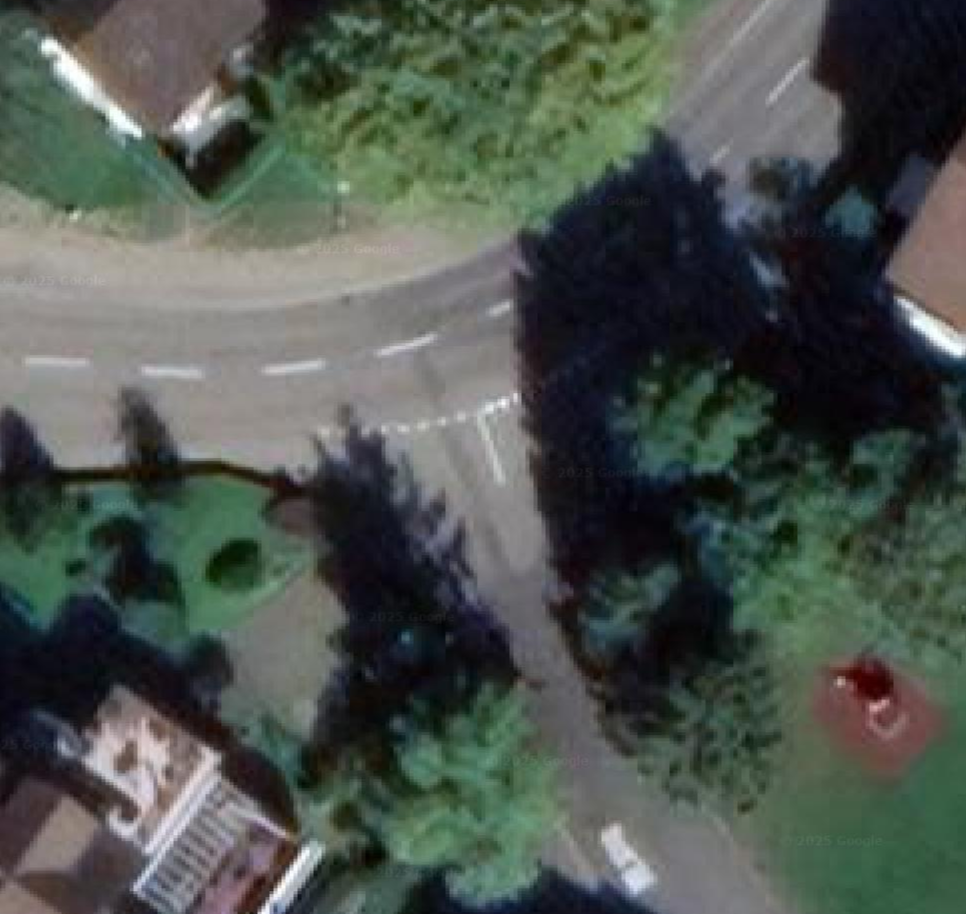
#> input picture experiments/map_samples/image copy 2.png, 966 x 914 px, given in place of drone.png, which was not available
$ python preprocess_images.py
#> lines starting #> are read from the running program, lines starting #| are printed output that depends on the picture; pictures that were not available may be replaced by others from this repository, and a replacement may not be noted
import cv2
import numpy as np
from pathlib import Path
import sys

def load_image(image_path):
    """Load an image and return it as a numpy array"""
    img = cv2.imread(str(image_path))
#> img is the input picture: shape (914, 966, 3); mean B, G, R 77.9, 84.1, 76.5
    if img is None:
        raise ValueError(f"Failed to load image: {image_path}")
    return img

def apply_gaussian_blur(image, kernel_size=(5, 5)):
    """Apply Gaussian blur to an image"""
    return cv2.GaussianBlur(image, kernel_size, 0)

def apply_median_blur(image, kernel_size=15):
    """Apply median blur to an image"""
    return cv2.medianBlur(image, kernel_size)

def apply_bilateral_blur(image, d=15, sigma_color=75, sigma_space=75):
    """Apply bilateral blur to an image (preserves edges better)"""
    return cv2.bilateralFilter(image, d, sigma_color, sigma_space)

def create_comparison_image(images, titles):
    """Create a side-by-side comparison of images"""
    # Get the height of the first image
    height = images[0].shape[0]
    # Calculate total width
    total_width = sum(img.shape[1] for img in images)

    # Create a blank image
    comparison = np.zeros((height, total_width, 3), dtype=np.uint8)

    # Place each image side by side
    x_offset = 0
    for img in images:
        comparison[0:height, x_offset:x_offset + img.shape[1]] = img
        x_offset += img.shape[1]

    return comparison

def save_image(image, output_path):
    """Save an image to the specified path"""
    cv2.imwrite(str(output_path), image)

def main():
    try:
        print("Starting image processing...")

        # Define paths
        base_path = Path(__file__).parent
        drone_path = base_path / "drone.png"
        google_path = base_path / "google.png"
        gt_path = Path("/Users/teres/Documents/GitHub/hslu_CVAI_ComputerVision/data/SemanticDrone_groundtruth/semantic/label_images/002.png")

        # Create output directory
        output_dir = base_path / "processed"
        output_dir.mkdir(exist_ok=True)

        # Load images
        print("Loading images...")
        drone_img = load_image(drone_path)
        google_img = load_image(google_path)
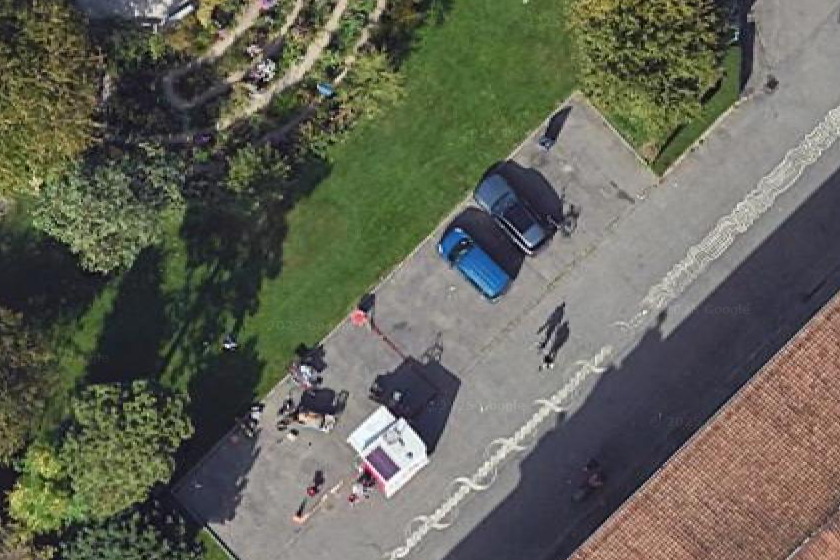
#> input picture experiments/preprocessing_samples/google.png, 840 x 560 px
#> in load_image, img is the input picture: shape (560, 840, 3); mean B, G, R 87.6, 100.2, 99.2
        gt_img = load_image(gt_path)
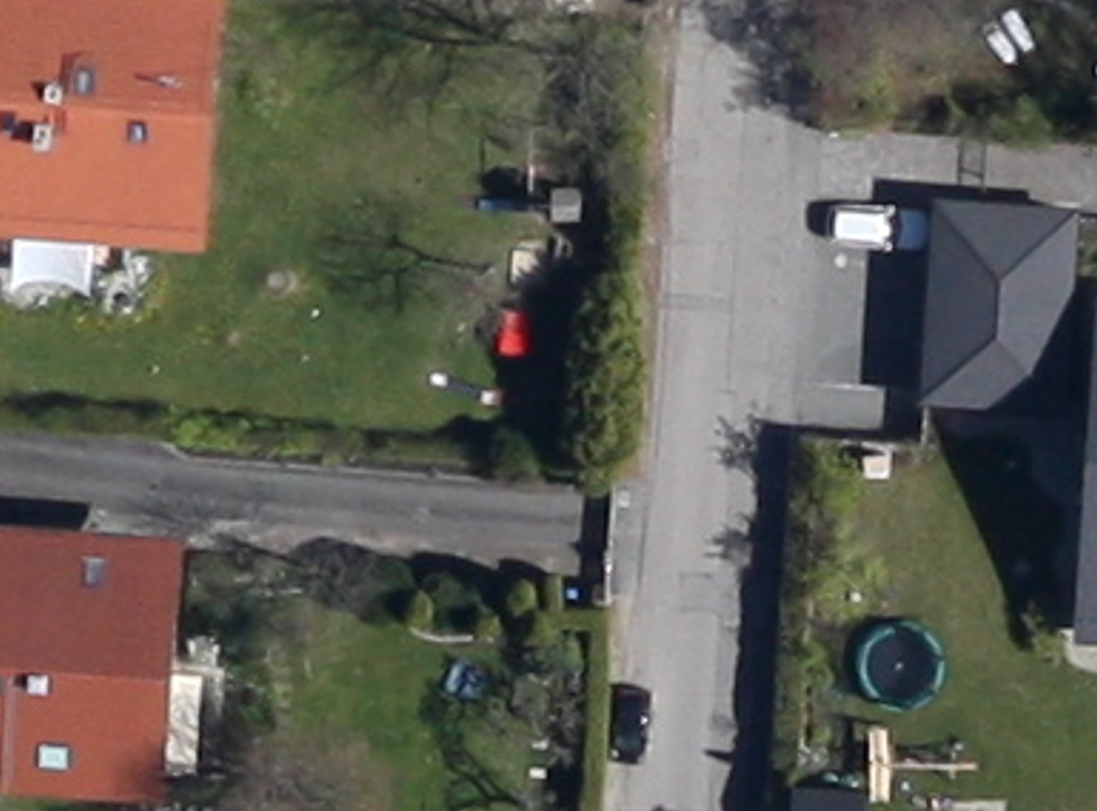
#> input picture experiments/map_samples/image copy 3.png, 1097 x 811 px, given in place of 002.png, which was not available
#> in load_image, img is the input picture: shape (811, 1097, 3); mean B, G, R 84.2, 94, 97.7

        print(f"Original drone image shape: {drone_img.shape}")
#| Original drone image shape: (914, 966, 3)
        print(f"Original Google image shape: {google_img.shape}")
#| Original Google image shape: (560, 840, 3)
        print(f"Ground truth image shape: {gt_img.shape}")
#| Ground truth image shape: (811, 1097, 3)

        # Resize drone image to match Google image's width while maintaining aspect ratio
        target_width = google_img.shape[1]
#> target_width = 840
        aspect_ratio = drone_img.shape[0] / drone_img.shape[1]
#> aspect_ratio = 0.946
        target_height = int(target_width * aspect_ratio)
#> target_height = 794
        drone_resized = cv2.resize(drone_img, (target_width, target_height))
        print(f"Resized drone image shape: {drone_resized.shape}")
#| Resized drone image shape: (794, 840, 3)

        # Resize ground truth to match drone image
        gt_resized = cv2.resize(gt_img, (drone_resized.shape[1], drone_resized.shape[0]))
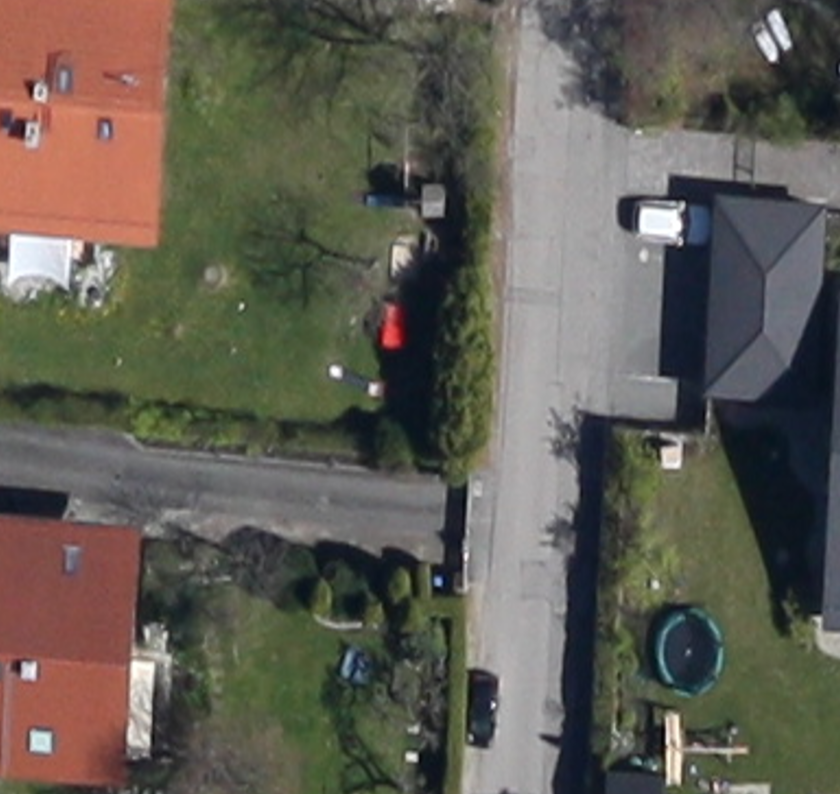
#> gt_resized: shape (794, 840, 3); mean B, G, R 84.1, 93.9, 97.6

        # Apply bilateral blur to both images
        print("Applying bilateral blur...")
        drone_bilateral = apply_bilateral_blur(drone_resized, d=15, sigma_color=75, sigma_space=75)
        google_bilateral = apply_bilateral_blur(google_img, d=15, sigma_color=75, sigma_space=75)

        # Create comparison image
        print("Creating comparison image...")
#> (the run stopped early here; a loop or call above may not have finished)
